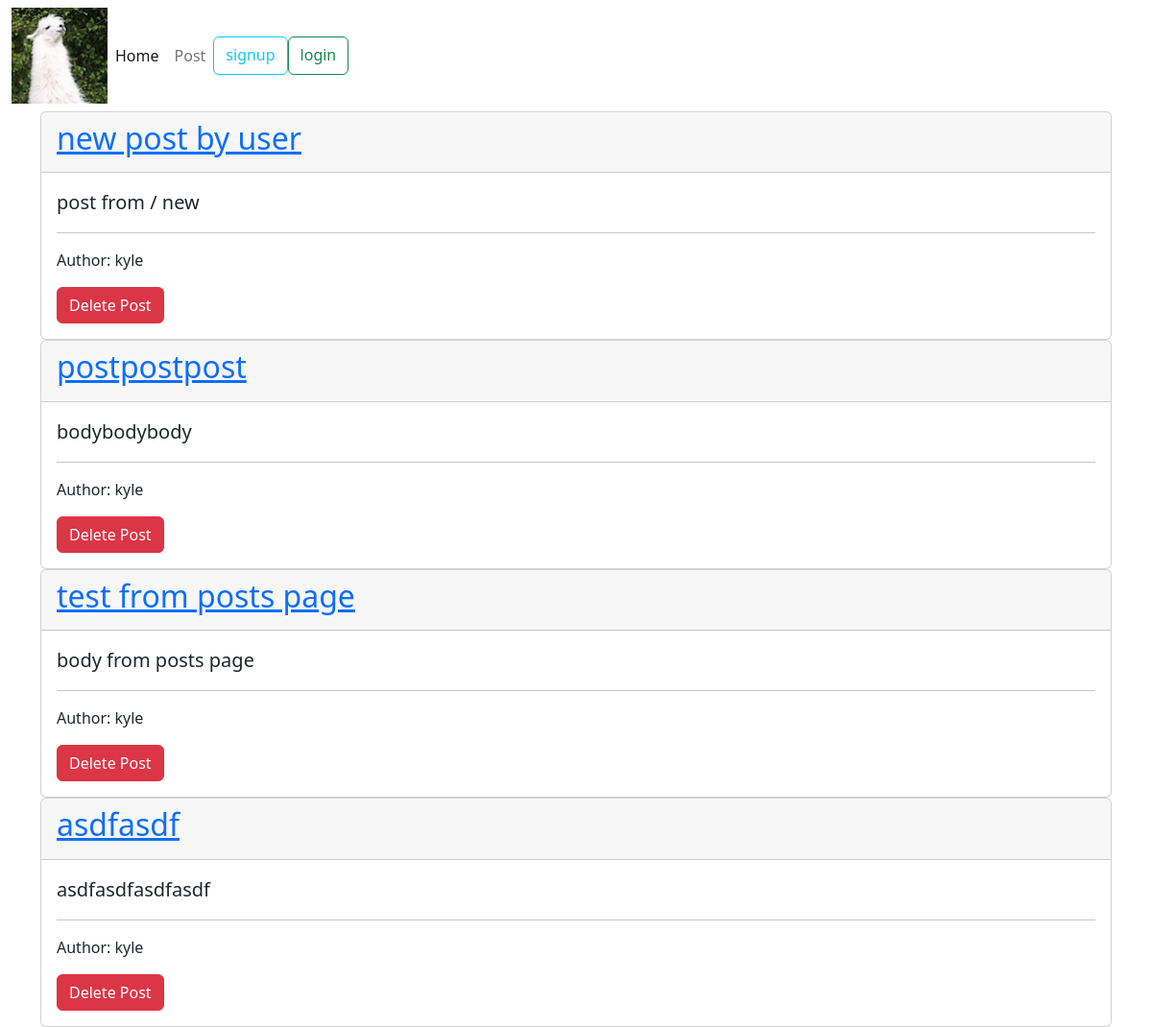
The page / on the database its author committed.
### posts/models.py (models this page shows, shortened)
class Post(models.Model):
    title = models.CharField(max_length=25)
    body = models.CharField(max_length=500)
    author =  models.ForeignKey(User, on_delete=models.CASCADE, default=2)

### website/views.py (the view)
# urls.py: path('', welcome, name='home'),
def welcome(request):
    return render(request, "website/welcome.html",
                  {"current_time": datetime.now(),
                  "posts": Post.objects.all(),
                  "num_posts": Post.objects.count()})

### website/templates/website/welcome.html (shortened to what this page needs)
{% extends 'base.html' %}
{% block content %}
    {% for post in posts%}
    {%  include 'posts/post.html' %}
    {% endfor %}
{% endblock%}

### website/templates/base.html (shortened to what this page needs)
<!DOCTYPE html>
<html>
    <head>
        <link href="https://stackpath.bootstrapcdn.com/bootstrap/4.5.0/css/bootstrap.min.css" rel="stylesheet">
        <link href="https://stackpath.bootstrapcdn.com/font-awesome/4.7.0/css/font-awesome.min.css" rel="stylesheet">
        <link rel="stylesheet" href="https://cdn.jsdelivr.net/npm/bootstrap@5.2.3/dist/css/bootstrap.min.css">
        <link rel="stylesheet" href="https://cdn.jsdelivr.net/npm/@fortawesome/fontawesome-free@6.2.1/css/fontawesome.min.css">
    </head>
    <body>
        {% include 'top-menu.html'%}
        <div class ="container">
            {% block content %}
            {% endblock %}
        </div>
    </body>
</html>

### website/templates/top-menu.html (shortened to what this page needs)
{% load static %}
<nav class="navbar navbar-expand-lg bg-body-tertiary">
    <div class="container-fluid">
      <img src="{% static 'website/llama.png' %}" width="100" height="100">
      <div class="collapse navbar-collapse" id="navbarSupportedContent">
        <ul class="navbar-nav me-auto mb-2 mb-lg-0">
          <li class="nav-item">
            <a class="nav-link active" aria-current="page" href="{% url 'home' %}">Home</a>
          </li>
          <li class="nav-item">
            <a class="nav-item nav-link" href="{% url 'new' %}"> Post </a>
          </li>
              {% if user.is_authenticated %}
                <a class="btn btn-outline-danger my-sm-0" href="{% url 'logout' %}">logout</a>
                <span class="nav-item nav-link>"> <i class="fa fa-user"></i> {{ user.username|upper }}</span>
                {% else %}
                <a class="btn btn-outline-info my-sm-0" href="{% url 'signup' %}">signup</a>
                <a class="btn btn-outline-success my-sm-0" href="{% url 'login' %}">login</a>
              {% endif %}
        </ul>
      </div>
    </div>
  </nav>

### posts/templates/posts/post.html
<div class="card">
    <div class="card-header">
        <h2><a href="{% url 'detail' post.id %}"> {{post.title}}</a></h2>
    </div>
    <div class="card-body">
        <blockquote class="blockquote mb-0">
            <p> {{post.body}}</p>
        </blockquote>
        <hr>
        <p>Author: {{ post.author }}</p>
        <a href="{% url 'delete' post.id %}" class="btn btn-danger btn-small">Delete Post</a>
    </div>
</div>

### rows shown on the page
Post: title "new post by user", body "post from / new", author "kyle"
Post: title "postpostpost", body "bodybodybody", author "kyle"
Post: title "test from posts page", body "body from posts page", author "kyle"
Post: title "asdfasdf", body "asdfasdfasdfasdf", author "kyle"
